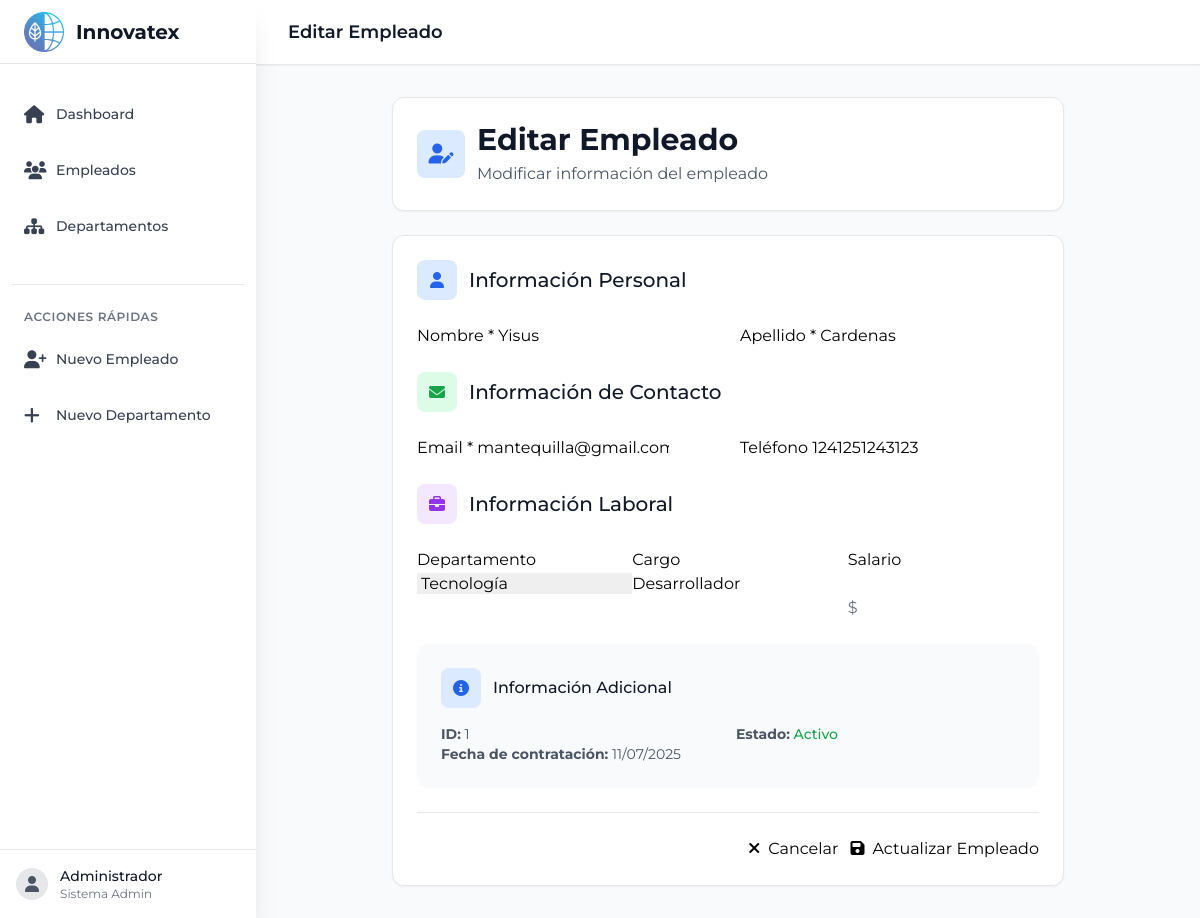
/empleados/1/editar, run on an earlier commit of the app's database.
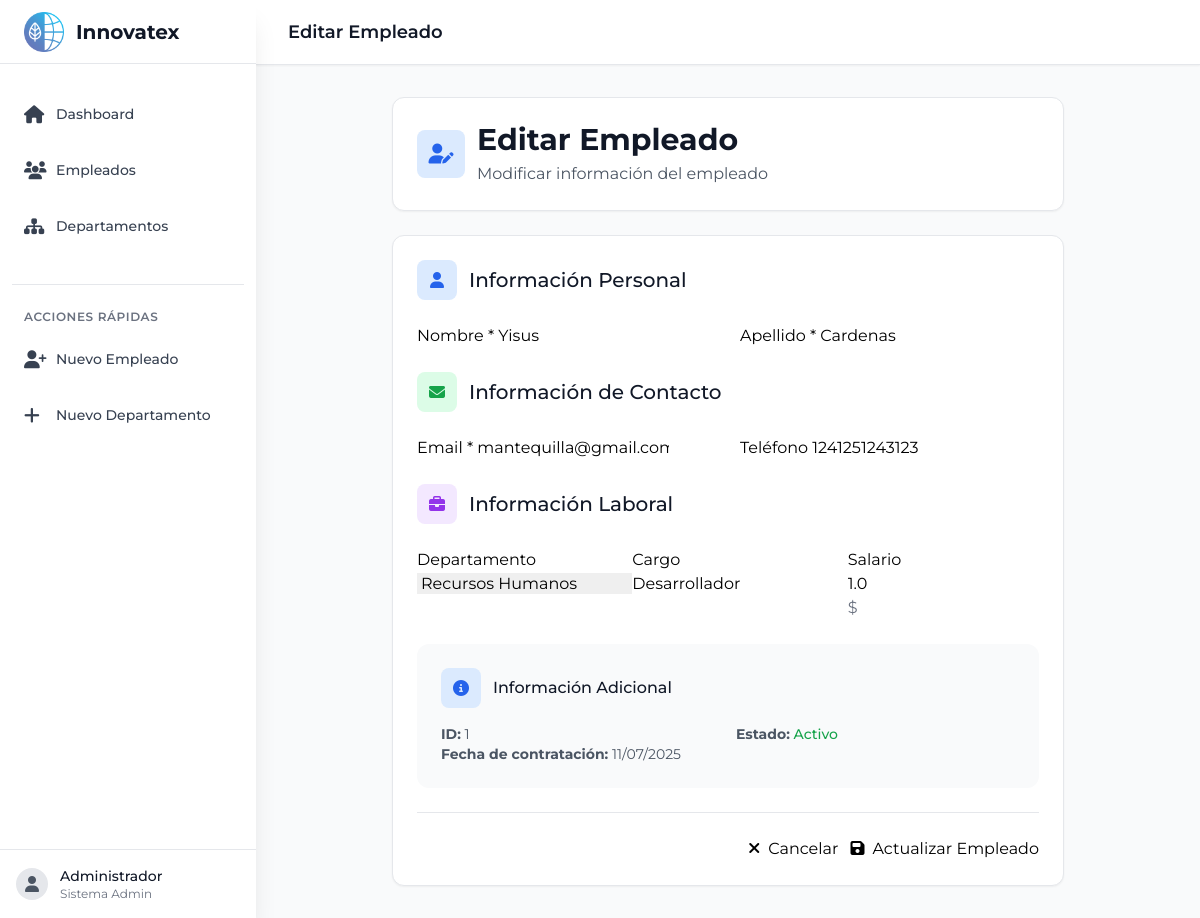
And on a later commit of the database.
### app.py (models this page shows)
class Empleado(db.Model):
    id = db.Column(db.Integer, primary_key=True)
    nombre = db.Column(db.String(100), nullable=False)
    apellido = db.Column(db.String(100), nullable=False)
    email = db.Column(db.String(120), unique=True, nullable=False)
    telefono = db.Column(db.String(20))
    departamento = db.Column(db.String(50))
    cargo = db.Column(db.String(50))
    salario = db.Column(db.Float)
    fecha_contratacion = db.Column(db.DateTime, default=datetime.utcnow)
    activo = db.Column(db.Boolean, default=True)

class Departamento(db.Model):
    id = db.Column(db.Integer, primary_key=True)
    nombre = db.Column(db.String(50), unique=True, nullable=False)
    descripcion = db.Column(db.Text)

### app.py (the view, shortened to what this page needs)
@app.route('/empleados/<int:id>/editar', methods=['GET', 'POST'])
def editar_empleado(id):
    empleado = Empleado.query.get_or_404(id)
    departamentos = Departamento.query.all()
    return render_template('editar_empleado.html', empleado=empleado, departamentos=departamentos)

### templates/editar_empleado.html (shortened to what the changed rows need)
{% extends "base.html" %}
{% block page_title %}Editar Empleado{% endblock %}
{% block content %}
<div class="max-w-2xl mx-auto">
    <div class="bg-white rounded-xl shadow-sm border border-gray-200 p-4 sm:p-6 mb-6 hover-lift animate-scale-in">
        <div class="flex flex-col sm:flex-row items-start sm:items-center space-y-3 sm:space-y-0">
            <div class="text-center sm:text-left">
                <h1 class="text-2xl sm:text-3xl font-bold text-gray-900">Editar Empleado</h1>
            </div>
        </div>
    </div>
    <div class="bg-white rounded-xl shadow-sm border border-gray-200 p-4 sm:p-6 hover-lift animate-on-scroll">
        <form method="POST" class="space-y-6">
            <div class="animate-fade-in-up delay-100">
                <div class="grid grid-cols-1 sm:grid-cols-2 gap-4 sm:gap-6">
                    <div class="form-group animate-fade-in-up delay-200">
                        <label for="nombre" class="form-label required">Nombre</label>
                        <input type="text" id="nombre" name="nombre" value="{{ empleado.nombre }}" required
                               class="form-input">
                    </div>
                    <div class="form-group animate-fade-in-up delay-300">
                        <label for="apellido" class="form-label required">Apellido</label>
                        <input type="text" id="apellido" name="apellido" value="{{ empleado.apellido }}" required
                               class="form-input">
                    </div>
                </div>
            </div>
            <div class="animate-fade-in-up delay-400">
                <div class="grid grid-cols-1 sm:grid-cols-2 gap-4 sm:gap-6">
                    <div class="form-group animate-fade-in-up delay-500">
                        <label for="email" class="form-label required">Email</label>
                        <input type="email" id="email" name="email" value="{{ empleado.email }}" required
                               class="form-input">
                    </div>
                    <div class="form-group animate-fade-in-up delay-600">
                        <label for="telefono" class="form-label">Teléfono</label>
                        <input type="tel" id="telefono" name="telefono" value="{{ empleado.telefono or '' }}"
                               class="form-input">
                    </div>
                </div>
            </div>
            <div class="animate-fade-in-up delay-700">
                <div class="grid grid-cols-1 sm:grid-cols-2 lg:grid-cols-3 gap-4 sm:gap-6">
                    <div class="form-group animate-fade-in-up delay-800 sm:col-span-1">
                        <label for="departamento" class="form-label">Departamento</label>
                        <select id="departamento" name="departamento"
                                class="form-select">
                            {% for dept in departamentos %}
                            <option value="{{ dept.nombre }}" {% if empleado.departamento == dept.nombre %}selected{% endif %}>
                                {{ dept.nombre }}
                            </option>
                            {% endfor %}
                        </select>
                    </div>
                    <div class="form-group animate-fade-in-up delay-900 sm:col-span-1">
                        <label for="cargo" class="form-label">Cargo</label>
                        <input type="text" id="cargo" name="cargo" value="{{ empleado.cargo or '' }}"
                               class="form-input">
                    </div>
                    <div class="form-group animate-fade-in-up delay-1000 sm:col-span-1">
                        <div class="input-with-icon">
                            <input type="number" id="salario" name="salario" step="0.01" min="0"
                                   value="{{ empleado.salario or '' }}"
                                   class="form-input">
                            <span class="icon text-gray-500">$</span>
                        </div>
                    </div>
                </div>
            </div>
            <div class="bg-gray-50 rounded-xl p-4 sm:p-6 animate-fade-in-up delay-1100">
                <div class="grid grid-cols-1 sm:grid-cols-2 gap-4 text-xs sm:text-sm text-gray-600">
                    <div class="text-center sm:text-left">
                        <p><strong>ID:</strong> {{ empleado.id }}</p>
                        <p><strong>Fecha de contratación:</strong> {{ empleado.fecha_contratacion.strftime('%d/%m/%Y') if empleado.fecha_contratacion else 'No especificada' }}</p>
                    </div>
                </div>
            </div>
        </form>
    </div>
</div>
{% endblock %}

What changed in the data, as far as the page shows it:
changed Empleado "Yisus": departamento "Tecnología" → "Recursos Humanos"; salario (not shown) → "1.0"
